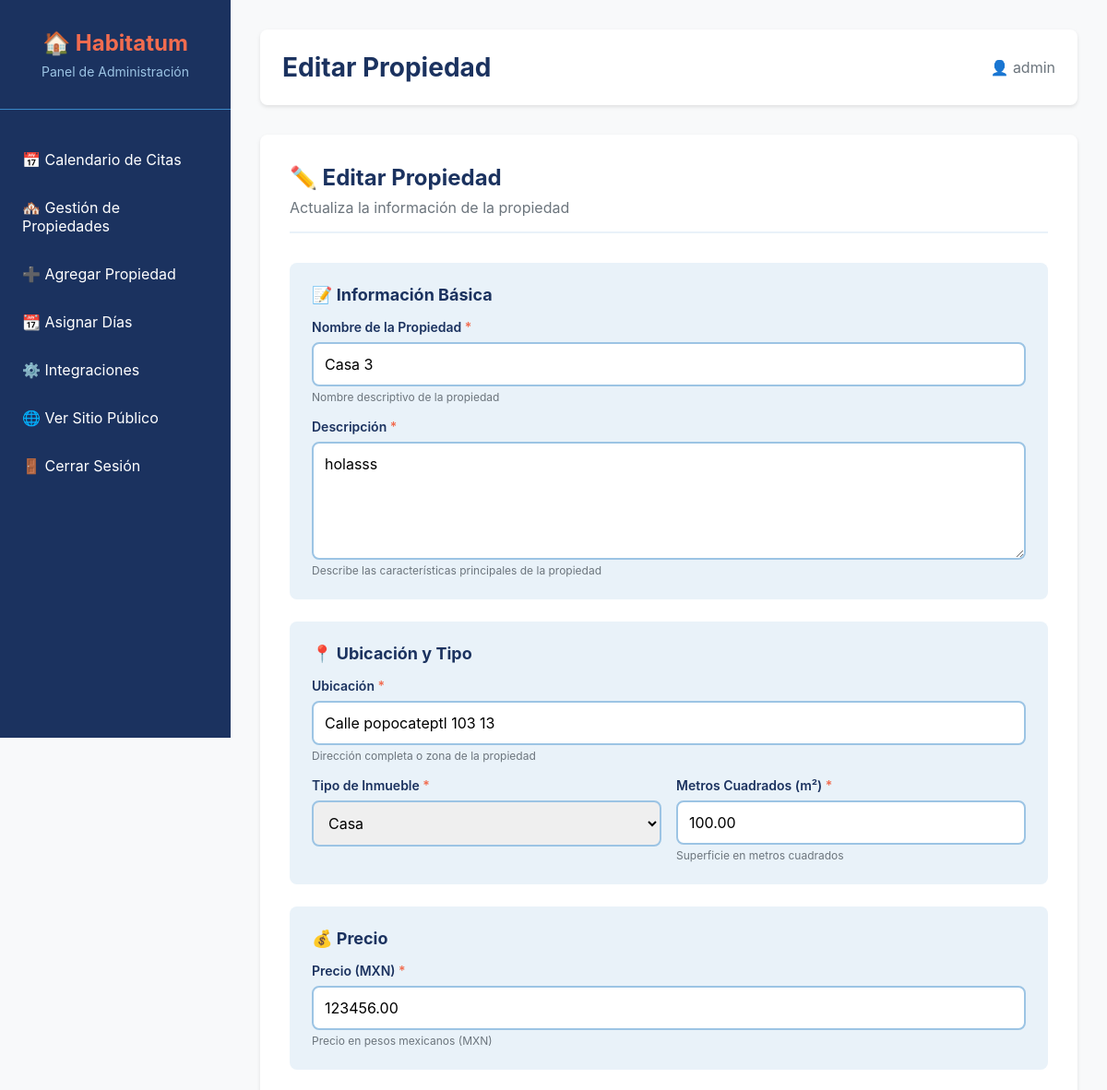
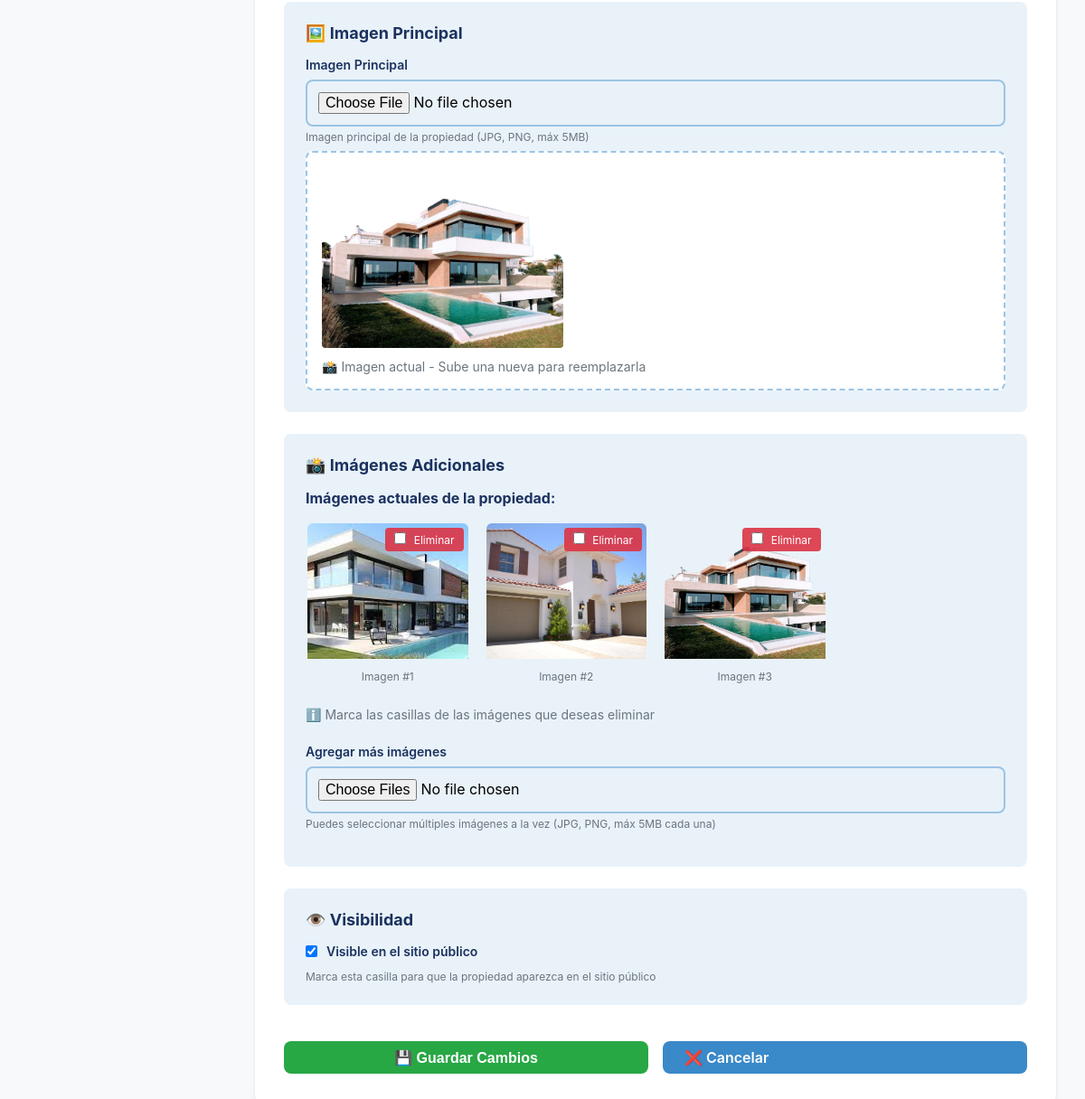
/panel/propiedades/editar/3/ (signed in), run on the app's committed database (2 pictures, top to bottom).
### properties/models.py (models this page shows, shortened)
class Property(models.Model):
    PROPERTY_TYPES = [
        ('casa', 'Casa'),
        ('departamento', 'Departamento'),
        ('terreno', 'Terreno'),
        ('local', 'Local Comercial'),
    ]
    nombre = models.CharField(max_length=200, verbose_name="Nombre de la Propiedad")
    descripcion = models.TextField(verbose_name="Descripción")
    metros_cuadrados = models.DecimalField(
        max_digits=10,
        decimal_places=2,
        validators=[MinValueValidator(0)],
        verbose_name="Metros Cuadrados (m²)"
    )
    tipo_inmueble = models.CharField(
        max_length=50,
        choices=PROPERTY_TYPES,
        verbose_name="Tipo de Inmueble"
    )
    ubicacion = models.CharField(max_length=300, verbose_name="Ubicación")
    precio = models.DecimalField(
        max_digits=12,
        decimal_places=2,
        validators=[MinValueValidator(0)],
        verbose_name="Precio"
    )
    imagen_principal = models.ImageField(
        upload_to='properties/',
        verbose_name="Imagen Principal"
    )
    is_visible = models.BooleanField(
        default=True,
        verbose_name="Visible en el sitio público"
    )
    fecha_creacion = models.DateTimeField(auto_now_add=True)
    fecha_actualizacion = models.DateTimeField(auto_now=True)
    class Meta:
        verbose_name = "Propiedad"
        verbose_name_plural = "Propiedades"
        ordering = ['-fecha_creacion']

class PropertyImage(models.Model):
    property = models.ForeignKey(
        Property,
        on_delete=models.CASCADE,
        related_name='imagenes',
        verbose_name="Propiedad"
    )
    imagen = models.ImageField(
        upload_to='properties/',
        verbose_name="Imagen"
    )
    orden = models.PositiveIntegerField(default=0, verbose_name="Orden de visualización")
    class Meta:
        verbose_name = "Imagen de Propiedad"
        verbose_name_plural = "Imágenes de Propiedades"
        ordering = ['orden']

### dashboard/views.py (the view)
# urls.py: path('propiedades/editar/<int:pk>/', views.property_update_view, name='property_update'),
@login_required(login_url='dashboard:login')
def property_update_view(request, pk):
    propiedad = get_object_or_404(Property, pk=pk)
    if request.method == 'POST':
        form = PropertyForm(request.POST, request.FILES, instance=propiedad)
        if form.is_valid():
            propiedad_actualizada = form.save()
            imagenes_adicionales = request.FILES.getlist('imagenes_adicionales')
            if imagenes_adicionales:
                orden_maximo = PropertyImage.objects.filter(
                    property=propiedad
                ).count()
                for index, imagen in enumerate(imagenes_adicionales):
                    PropertyImage.objects.create(
                        property=propiedad_actualizada,
                        imagen=imagen,
                        orden=orden_maximo + index + 1
                    )
            imagenes_a_eliminar = request.POST.getlist('eliminar_imagenes')
            if imagenes_a_eliminar:
                PropertyImage.objects.filter(
                    id__in=imagenes_a_eliminar
                ).delete()
            mensaje = f'Propiedad "{propiedad_actualizada.nombre}" actualizada exitosamente.'
            if imagenes_adicionales:
                mensaje += f' Se agregaron {len(imagenes_adicionales)} imagen(es).'
            if imagenes_a_eliminar:
                mensaje += f' Se eliminaron {len(imagenes_a_eliminar)} imagen(es).'
            messages.success(request, mensaje, extra_tags='alert alert-success')
            return redirect('dashboard:property_list')
        else:
            messages.error(
                request,
                'Por favor corrige los errores en el formulario.', extra_tags='alert alert-danger'
            )
    else:
        form = PropertyForm(instance=propiedad)
    imagenes_existentes = propiedad.imagenes.all().order_by('orden')
    contexto = {
        'form': form,
        'propiedad': propiedad,
        'imagenes_existentes': imagenes_existentes,
        'accion': 'Editar',
        'titulo_pagina': f'Editar - {propiedad.nombre}'
    }
    return render(request, 'admin/property_form.html', contexto)

### templates/admin/property_form.html (shortened to what this page needs)
{% extends 'admin_base.html' %}
{% block page_title %}{% if propiedad %}Editar{% else %}Nueva{% endif %} Propiedad{% endblock %}
{% block content %}
<div class="form-container">
    <div class="form-header">
        <h3>
            {% if propiedad %}
            ✏️ Editar Propiedad
            {% else %}
            ➕ Nueva Propiedad
            {% endif %}
        </h3>
        <p>
            {% if propiedad %}
            Actualiza la información de la propiedad
            {% else %}
            Completa todos los campos para agregar una nueva propiedad al catálogo
            {% endif %}
        </p>
    </div>
    <form method="post" enctype="multipart/form-data" class="property-form">
        <div class="form-section">
            <h4>📝 Información Básica</h4>
            <div class="form-row">
                <div class="form-group full-width">
                    <label for="{{ form.nombre.id_for_label }}">
                        {{ form.nombre.label }} <span class="required">*</span>
                    </label>
                    {{ form.nombre }}
                    <span class="help-text">Nombre descriptivo de la propiedad</span>
                </div>
                <div class="form-group full-width">
                    <label for="{{ form.descripcion.id_for_label }}">
                        {{ form.descripcion.label }} <span class="required">*</span>
                    </label>
                    {{ form.descripcion }}
                    <span class="help-text">Describe las características principales de la propiedad</span>
                </div>
            </div>
        </div>
        <div class="form-section">
            <h4>📍 Ubicación y Tipo</h4>
            <div class="form-row">
                <div class="form-group full-width">
                    <label for="{{ form.ubicacion.id_for_label }}">
                        {{ form.ubicacion.label }} <span class="required">*</span>
                    </label>
                    {{ form.ubicacion }}
                    <span class="help-text">Dirección completa o zona de la propiedad</span>
                </div>
                <div class="form-group">
                    <label for="{{ form.tipo_inmueble.id_for_label }}">
                        {{ form.tipo_inmueble.label }} <span class="required">*</span>
                    </label>
                    {{ form.tipo_inmueble }}
                </div>
                <div class="form-group">
                    <label for="{{ form.metros_cuadrados.id_for_label }}">
                        {{ form.metros_cuadrados.label }} <span class="required">*</span>
                    </label>
                    {{ form.metros_cuadrados }}
                    <span class="help-text">Superficie en metros cuadrados</span>
                </div>
            </div>
        </div>
        <div class="form-section">
            <h4>💰 Precio</h4>
            <div class="form-row">
                <div class="form-group">
                    <label for="{{ form.precio.id_for_label }}">
                        {{ form.precio.label }} <span class="required">*</span>
                    </label>
                    {{ form.precio }}
                    <span class="help-text">Precio en pesos mexicanos (MXN)</span>
                </div>
            </div>
        </div>
        <div class="form-section">
            <h4>🖼️ Imagen Principal</h4>
            <div class="form-row">
                <div class="form-group full-width">
                    <label for="{{ form.imagen_principal.id_for_label }}">
                        {{ form.imagen_principal.label }}
                    </label>
                    {{ form.imagen_principal }}
                    <span class="help-text">Imagen principal de la propiedad (JPG, PNG, máx 5MB)</span>
                    {% if propiedad and propiedad.imagen_principal %}
                    <div class="current-image">
                        <img src="{{ propiedad.imagen_principal.url }}" alt="Imagen actual">
                        <p>📸 Imagen actual - Sube una nueva para reemplazarla</p>
                    </div>
                    {% endif %}
                </div>
            </div>
        </div>
        <div class="form-section">
            <h4>📸 Imágenes Adicionales</h4>
            {% if propiedad and imagenes_existentes %}
            <div style="margin-bottom: 1.5rem;">
                <h5 style="color: var(--azul-oscuro); margin-bottom: 1rem; font-size: 1rem;">
                    Imágenes actuales de la propiedad:
                </h5>
                <div style="display: grid; grid-template-columns: repeat(auto-fill, minmax(150px, 1fr)); gap: 1rem;">
                    {% for imagen in imagenes_existentes %}
                    <div style="position: relative; border: 2px solid var(--beige); border-radius: 8px; overflow: hidden;">
                        <img src="{{ imagen.imagen.url }}" alt="Imagen {{ forloop.counter }}"
                             style="width: 100%; height: 150px; object-fit: cover;">
                        <label style="position: absolute; top: 5px; right: 5px; background-color: rgba(220, 53, 69, 0.9); color: white; padding: 5px 10px; border-radius: 4px; cursor: pointer; font-size: 0.75rem;">
                            <input type="checkbox" name="eliminar_imagenes" value="{{ imagen.id }}"
                                   style="margin-right: 5px;">
                            Eliminar
                        </label>
                        <div style="padding: 0.5rem; background-color: var(--beige); text-align: center; font-size: 0.75rem; color: var(--gris-medio);">
                            Imagen #{{ forloop.counter }}
                        </div>
                    </div>
                    {% endfor %}
                </div>
                <p style="color: var(--gris-medio); font-size: 0.875rem; margin-top: 1rem;">
                    ℹ️ Marca las casillas de las imágenes que deseas eliminar
                </p>
            </div>
            {% endif %}
            <div class="form-row">
                <div class="form-group full-width">
                    <label for="imagenes_adicionales">
                        {% if propiedad %}Agregar más imágenes{% else %}Subir imágenes adicionales{% endif %}
                    </label>
                    <input
                        type="file"
                        id="imagenes_adicionales"
                        name="imagenes_adicionales"
                        class="form-control"
                        accept="image/*"
                        multiple>
                    <span class="help-text">
                        Puedes seleccionar múltiples imágenes a la vez (JPG, PNG, máx 5MB cada una)
                    </span>
                </div>
            </div>
        </div>
        <div class="form-section">
            <h4>👁️ Visibilidad</h4>
            <div class="form-row">
                <div class="form-group full-width">
                    <label style="display: flex; align-items: center; gap: 10px; cursor: pointer;">
                        {{ form.is_visible }}
                        <span>{{ form.is_visible.label }}</span>
                    </label>
                    <span class="help-text">Marca esta casilla para que la propiedad aparezca en el sitio público</span>
                </div>
            </div>
        </div>
        <div class="form-actions">
            <button type="submit" class="btn btn-success">
                {% if propiedad %}
                💾 Guardar Cambios
                {% else %}
                ✅ Crear Propiedad
                {% endif %}
            </button>
            <a href="{% url 'dashboard:property_list' %}" class="btn btn-secondary">
                ❌ Cancelar
            </a>
        </div>
    </form>
</div>
{% endblock %}

### templates/admin_base.html (shortened to what this page needs)
{% load humanize %}
<!DOCTYPE html>
<html lang="es">
<head>
</head>
<body>
    <div class="admin-layout">
        <aside class="admin-sidebar">
            <div class="admin-logo">
                <h1>🏠 Habitatum</h1>
                <p>Panel de Administración</p>
            </div>
            <ul class="admin-menu">
                <li><a href="{% url 'dashboard:calendar' %}">📅 Calendario de Citas</a></li>
                <li><a href="{% url 'dashboard:property_list' %}">🏘️ Gestión de Propiedades</a></li>
                <li><a href="{% url 'dashboard:property_create' %}">➕ Agregar Propiedad</a></li>
                <li><a href="{% url 'dashboard:assign_days' %}">📆 Asignar Días</a></li>
                <li><a href="{% url 'integrations:settings' %}">⚙️ Integraciones</a></li>
                <li><a href="{% url 'core:home' %}">🌐 Ver Sitio Público</a></li>
                <li><a href="{% url 'dashboard:logout' %}">🚪 Cerrar Sesión</a></li>
            </ul>
        </aside>
        <main class="admin-main">
            <div class="admin-header">
                <h2>{% block page_title %}Panel de Administración{% endblock %}</h2>
                <div class="admin-user">
                    <span>👤 {{ user.username }}</span>
                </div>
            </div>
            {% block content %}
            {% endblock %}
        </main>
    </div>
</body>
</html>

### data on the page
Property: nombre "Casa 3", descripcion "holasss", ubicacion "Calle popocateptl 103 13", tipo_inmueble "Casa", metros_cuadrados "100.00", precio "123456.00", imagen_principal (picture), is_visible "☑"
PropertyImage: imagen (picture)
PropertyImage: imagen (picture)
PropertyImage: imagen (picture)

### other printed values
{{ user.username }} "admin"
